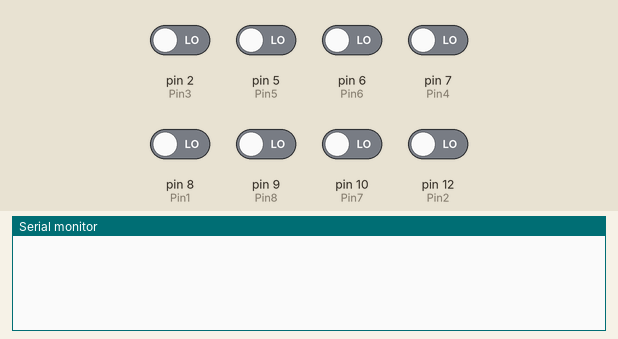
Recording of a sketch running on a simulated Arduino Leonardo, built with avr-gcc and run on an emulated ATmega32U4. Shown: the last lines printed to the serial monitor. Inputs (shaded band) come from the test bench; at power-on: pin 2 (Pin3), pin 5 (Pin5), pin 6 (Pin6), pin 7 (Pin4), pin 8 (Pin1), pin 9 (Pin8), pin 10 (Pin7), pin 12 (Pin2) LOW.

Above: at 1.2 s.
1.3 s: pin 2 (Pin3) driven HIGH
At 1.51 s:
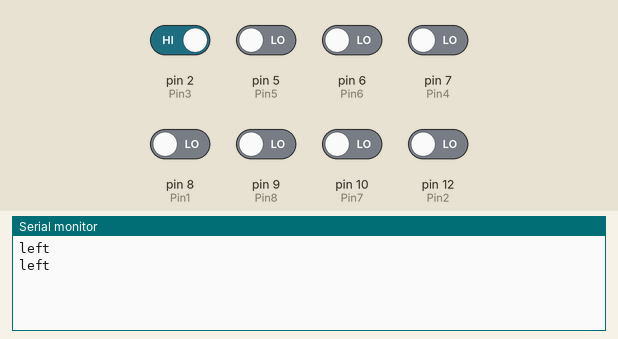
3.3 s: pin 5 (Pin5) driven HIGH
At 3.45 s:
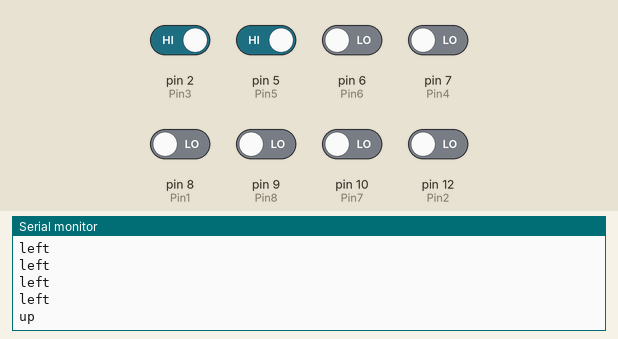
5.0 s: pin 6 (Pin6) driven HIGH
At 5.12 s:
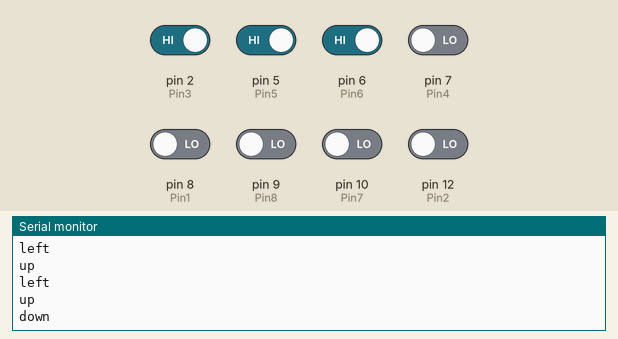
6.7 s: pin 7 (Pin4) driven HIGH
At 7.04 s:
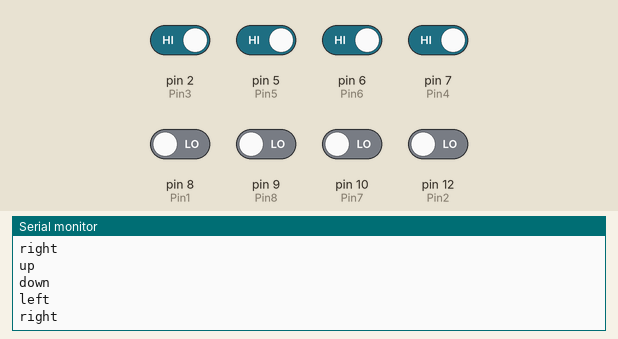

The sketch:

tbd.ino
```cpp
#include "Keyboard.h"
int Pin3 = 2;
int Pin4 = 7;
int Pin1 = 8;
int Pin2 = 12;
int Pin7 = 10;
int Pin8 = 9;
int Pin5 = 5;
int Pin6 = 6;

void setup() {
    Serial.begin(9600);
pinMode(Pin3, INPUT);
pinMode(Pin4, INPUT);
pinMode(Pin1, INPUT);
pinMode(Pin2, INPUT);
pinMode(Pin7, INPUT);
pinMode(Pin8, INPUT);
pinMode(Pin5, INPUT);
pinMode(Pin6, INPUT);
}

void loop(){

int pin1status = 0;
int pin2status = 0;
int pin3status = 0;
int pin4status = 0;
int pin5status = 0;
int pin6status = 0;
int pin7status = 0;
int pin8status = 0;
int player1 = 0;
int player2 = 0;
pin1status = digitalRead(Pin1);
pin2status = digitalRead(Pin2);
pin3status = digitalRead(Pin3);
pin4status = digitalRead(Pin4);
pin5status = digitalRead(Pin5);
pin6status = digitalRead(Pin6);
pin7status = digitalRead(Pin7);
pin8status = digitalRead(Pin8);
  delay(100);
if (pin1status == HIGH) {

    Serial.println("up");
    player1 = 1;
  }
  if (pin2status == HIGH) {
    Serial.println("down");
    Keyboard.write(115);
    player1 = 2;
  }
if (pin3status == HIGH) {
  Keyboard.write(97);
    Serial.println("left");
    player1 = 3;
  }
if (pin4status == HIGH) {
  Keyboard.write(100);
    Serial.println("right");
    player1 = 4;
  }
if (pin5status == HIGH) {
    Serial.println("up");
    Keyboard.write(105);
    player2 = 1;
  }
  if (pin6status == HIGH) {
    Serial.println("down");
    Keyboard.write(107);
    player2 = 2;
  }
if (pin7status == HIGH) {
    Serial.println("left");
    Keyboard.write(106);
    player2 = 3;
  }
if (pin8status == HIGH) {
  Keyboard.write(108);
    Serial.println("right");
    player2 = 4;
  }
}
```

Measured:
- after the input at 1.3 s, the serial monitor: prints a new line after 0.10 s (image 1)
- after the input at 3.3 s, the serial monitor: prints a new line after 0.15 s (image 2)
- after the input at 5.0 s, the serial monitor: prints a new line after 0.12 s (image 3)
- after the input at 6.7 s, the serial monitor: prints a new line after 0.12 s (image 4)
